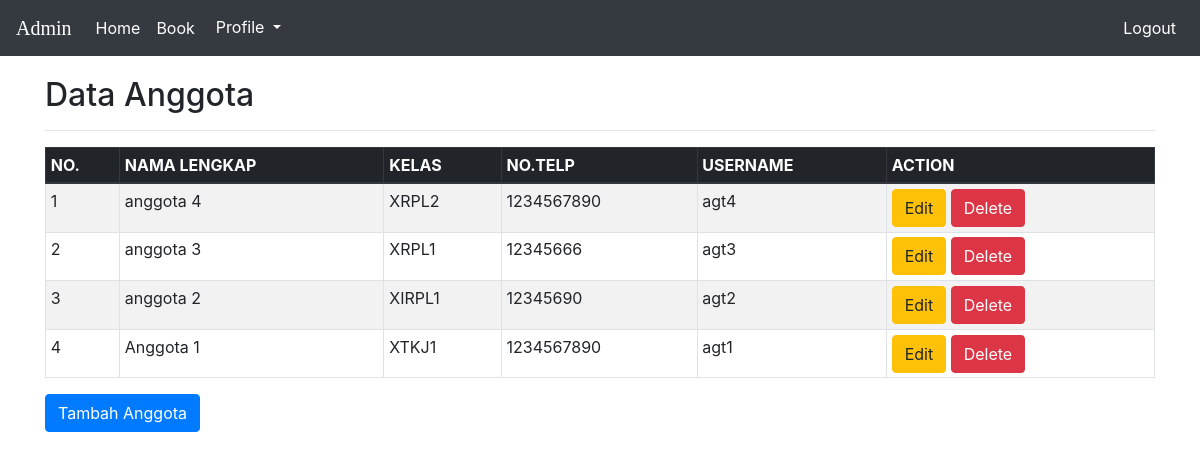
The page /t_anggota/tampil_anggota.php on the database its author committed.
### tables this page shows
CREATE TABLE `t_anggota` (
  `id` int(3) NOT NULL,
  `nama` varchar(100) NOT NULL,
  `kelas` varchar(10) NOT NULL,
  `telp` varchar(13) NOT NULL,
  `username` varchar(10) NOT NULL,
  `password` varchar(10) NOT NULL,
  `id_level` int(3) DEFAULT NULL
);

### t_anggota/tampil_anggota.php (the view, shortened to what this page needs)
<?php
include('../connect.php');
?>
<!DOCTYPE html>
<html>
<head>
    <link rel="stylesheet" href="https://stackpath.bootstrapcdn.com/bootstrap/4.1.3/css/bootstrap.min.css"
>
</head>
<body>
    <nav class="navbar navbar-expand-md navbar-dark bg-dark">
        <a href="../petugas.php" class="navbar-brand" style="font-family:blockletter;">Admin</a>
        <div class="collapse navbar-collapse" id="navbarCollapse">
            <div class="navbar-nav">
                <a href="../petugas.php" class="nav-item nav-link active">Home</a>
                <a href="../t_buku/tampil_buku.php" class="nav-item nav-link active">Book</a>
                <div class="dropdown">
                    <button class="btn btn-dark dropdown-toggle login100-form-btn" type="button" id="dropdownMenuButton"
                        data-toggle="dropdown" aria-haspopup="true" aria-expanded="false">
                        Profile
                    </button>
                </div>
            </div>
            <form class="form-inline ml-auto">
                <div class="navbar-nav">
                    <a href="../logout.php" class="nav-item nav-link active">Logout</a>
                </div>
            </form>
        </div>
    </nav>
    <div class="container" style="margin-top:20px">
        <h2>Data Anggota</h2>
        <hr>
        <table class="table table-striped table-hover table-sm table-bordered">
            <thead class="thead-dark">
                <tr>
                    <th>NO.</th>
                    <th>NAMA LENGKAP</th>
                    <th>KELAS</th>
                    <th>NO.TELP</th>
                    <th>USERNAME</th>
                    <th>ACTION</th>
                </tr>
            </thead>
            <tbody>
                <?php
				$sql = mysqli_query($koneksi, "SELECT * FROM t_anggota ORDER BY id DESC") or die(mysqli_error($koneksi));
				if(mysqli_num_rows($sql) > 0){
					$no = 1;
                    while($data = mysqli_fetch_array($sql)){
                        ?>
                <tr>
                    <td><?php echo $no; ?></td>
                    <td><?php echo $data['nama']; ?></td>
                    <td><?php echo $data['kelas']; ?></td>
                    <td><?php echo $data['telp']; ?></td>
                    <td><?php echo $data['username']; ?></td>
                    <td>
                        <a href="#edit<?php echo $data['id']; ?>" data-toggle="modal" class="btn btn-warning"> Edit</a>
                        <a href="#del<?php echo $data['id']; ?>" data-toggle="modal" class="btn btn-danger"> Delete</a>
                    </td>
                </tr>
                <?php
						$no++;
					}
				}else{
					echo '
					<tr>
						<td colspan="6">Tidak ada data.</td>
					</tr>
					';
				}
				?>
        </table>
        <div>
            <button type="button" class="btn btn-primary" data-toggle="modal" data-target="#myModal"
                data-title="tambahBuku">Tambah Anggota</button>
        </div>
    </div>
</body>
</html>

### rows shown on the page
t_anggota: nama "anggota 4", kelas "XRPL2", telp "1234567890", username "agt4"
t_anggota: nama "anggota 3", kelas "XRPL1", telp "12345666", username "agt3"
t_anggota: nama "anggota 2", kelas "XIRPL1", telp "12345690", username "agt2"
t_anggota: nama "Anggota 1", kelas "XTKJ1", telp "1234567890", username "agt1"
